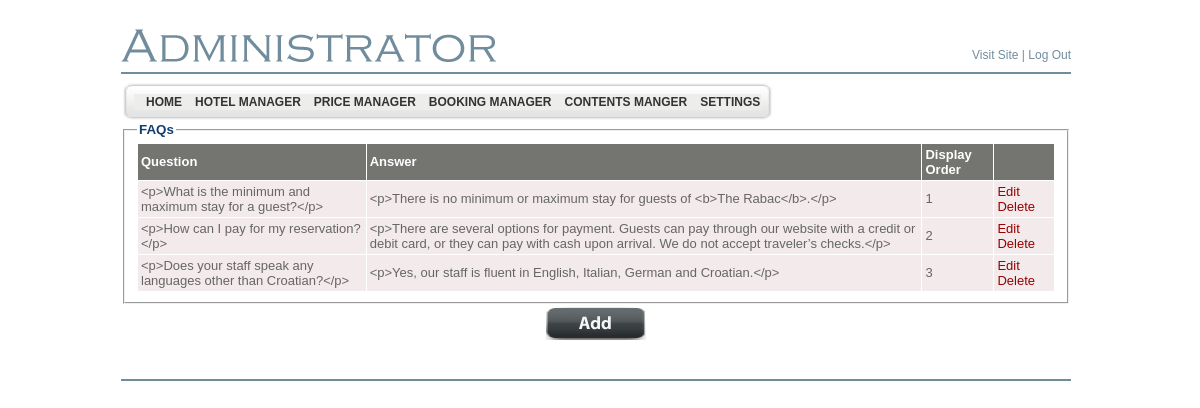
/LiculApartments/admin/faqs_list.php (signed in), run on the app's committed database.
### tables this page shows
CREATE TABLE `bsi_adminmenu` (
  `id` int(4) NOT NULL AUTO_INCREMENT,
  `name` varchar(200) NOT NULL DEFAULT '',
  `url` varchar(200) DEFAULT NULL,
  `menu_desc` varchar(200) NOT NULL DEFAULT '',
  `parent_id` int(4) DEFAULT '0',
  `status` enum('Y','N') DEFAULT 'Y',
  `ord` int(5) NOT NULL DEFAULT '0',
  `privileges` int(11) NOT NULL,
  PRIMARY KEY (`id`),
  UNIQUE KEY `kid` (`name`,`parent_id`)
);

CREATE TABLE `bsi_language` (
  `id` int(11) NOT NULL AUTO_INCREMENT,
  `language_name` varchar(255) NOT NULL,
  `language_code` varchar(4) NOT NULL,
  `language_file_name` varchar(255) NOT NULL,
  `is_active` tinyint(1) NOT NULL,
  `is_default` tinyint(1) NOT NULL,
  `display_order` int(11) NOT NULL,
  PRIMARY KEY (`id`),
  UNIQUE KEY `UNQ_lang_cd` (`language_code`)
);

CREATE TABLE `bsi_faqs` (
  `id` int(11) NOT NULL AUTO_INCREMENT,
  `question_en` mediumtext,
  `question_hr` mediumtext,
  `question_de` mediumtext,
  `question_it` mediumtext,
  `answer_en` mediumtext,
  `answer_hr` mediumtext,
  `answer_de` mediumtext,
  `answer_it` mediumtext,
  `display_order` tinyint(4) NOT NULL,
  PRIMARY KEY (`id`)
);

### LiculApartments/includes/Faq.class.php (called while the page is built, shortened)
<?php
class Faq
{
	private static $questionPrefix = "question_";
	private static $answerPrefix = "answer_";
	public static function fetchFromParameters($params)
	{
		$faq = new Faq();
		if (isset($params['id']) && is_numeric($params['id']))
		{
			$faq->id = intval($params['id']);
		}
		$faq->question = LocalizedText::fetchFromParameters($params, Faq::$questionPrefix);
		$faq->answer = LocalizedText::fetchFromParameters($params, Faq::$answerPrefix);
		if (isset($params['display_order']) && is_numeric($params['display_order']))
		{
			$faq->displayOrder = intval($params['display_order']);
		}
		return $faq;
	}
	public static function fetchAllFromDb()
	{
		$faqs = array();
		$sql = "SELECT * FROM bsi_faqs ORDER BY display_order";
		$query = mysql_query($sql);
		while ($row = mysql_fetch_assoc($query))
		{
			$faq = Faq::fetchFromParameters($row);
			$faqs[] = $faq;
		}
		return $faqs;
	}
}
?>

### LiculApartments/includes/LocalizedText.class.php (called while the page is built, shortened)
<?php
class LocalizedText
{
	private $_textArray = array();
	public function getText($languageCode)
	{
		$languageCode = trim(strtolower($languageCode));
		if (isset($this->_textArray[$languageCode]))
		{
			return $this->_textArray[$languageCode];
		}
		return null;
	}
    public static function fetchFromParameters($params, $fieldPrefix)
    {
    	$localizedText = new LocalizedText($fieldPrefix);
    	foreach ($params as $key => $value)
        {
            if (preg_match('/' . $fieldPrefix . '[A-Za-z]{2}/', $key))
            {
                $languageCode = substr($key, -2);
                $localizedText->_textArray[$languageCode] = trim($value);
            }
        }
        return $localizedText;
    }
}

### LiculApartments/includes/Language.class.php (called while the page is built, shortened)
<?php
class Language
{
	public static function fetchFromParameters($params)
	{
		$language = new Language();
		if (isset($params['id']) && is_numeric($params['id']))
		{
			$language->id = intval($params['id']);
		}
		if (isset($params['language_name']))
		{
			$language->languageName = $params['language_name'];
		}
		if (isset($params['language_code']))
		{
			$language->languageCode = $params['language_code'];
		}
		if (isset($params['language_file_name']))
		{
			$language->fileName = $params['language_file_name'];
		}
		if (isset($params['is_active']))
		{
			$language->isActive = intval($params['is_active']) == 1;
		}
		if (isset($params['is_default']))
		{
			$language->isDefault = intval($params['is_default']) == 1;
		}
		if (isset($params['display_order']))
		{
			$language->displayOrder = intval($params['display_order']);
		}
		return $language;
	}
	public static function fetchDefaultLangauge()
	{
		$language = null;
		$sql = "SELECT * FROM bsi_language WHERE is_default = 1";
		$query = mysql_query($sql);
		if ($row = mysql_fetch_assoc($query))
		{
			$language = Language::fetchFromParameters($row);
		}
		return $language;
	}
}

### LiculApartments/admin/faqs_list.php (the view, shortened to what this page needs)
<?php
$faqs = Faq::fetchAllFromDb();
$defaultLanguage = Language::fetchDefaultLangauge();
include ("header.php");
?>
	</td>
  </tr>
  <tr>
    <td valign="top" >
		<fieldset>
		    <legend class="TitleBlue11pt">FAQs</legend>
		    <table width="100%" cellspacing="1" border="0" cellpadding="3">
				<tr bgcolor="#747471">
					<td scope="col" align="left"><b><font color="white"
						face="Verdana, Arial, Helvetica, sans-serif" size="2">Question</font></b>
					</td>
					<td scope="col" align="left"><b><font color="white"
						face="Verdana, Arial, Helvetica, sans-serif" size="2">Answer</font></b>
					</td>
					<td scope="col" align="left"><b><font color="white"
						face="Verdana, Arial, Helvetica, sans-serif" size="2">Display Order</font></b>
					</td>
					<td scope="col" class="bodytext_h">&nbsp;</td>
				</tr>
			<?php
					foreach ($faqs as $faq)
					{
						echo '<tr class="odd" bgcolor="#f2eaeb">' . "\n";
						echo '	<td align="left"><font color="#666666" face="Verdana, Arial, Helvetica, sans-serif" size="2">' . htmlentities($faq->question->getText($defaultLanguage->languageCode)) . '</font></td>' . "\n";
						echo '	<td align="left"><font color="#666666" face="Verdana, Arial, Helvetica, sans-serif" size="2">' . htmlentities($faq->answer->getText($defaultLanguage->languageCode)) . '</font></td>' . "\n";
						echo '	<td align="left"><font color="#666666" face="Verdana, Arial, Helvetica, sans-serif" size="2">' . $faq->displayOrder . '</font></td>' . "\n";
						echo '	<td align="left"><font color="#666666" face="Verdana, Arial, Helvetica, sans-serif" size="2">';
						echo '		<a href="faqs_add_edit.php?id=' . $faq->id . '" style="text-decoration:none"><font color="#990000"  face="Verdana, Arial, Helvetica, sans-serif" size="2" >Edit</font></a>&nbsp;&nbsp;';
						echo '		<a href="faqs_delete.php?id=' . $faq->id . '" style="text-decoration:none" onclick = "if (! confirm(\'Are you sure?\')) { return false; }"><font color="#990000"  face="Verdana, Arial, Helvetica, sans-serif" size="2" >Delete</font></a>';
						echo '	</td>' . "\n";
						echo "</tr>\n";	;
					}
			?>
			</table>
	    </fieldset>
	    <table width="100%">
			<tr  bgcolor="#ffffff" class="TitleBlue11pt">
	            <td height="20" align="center">
	                <input type="image" value="1" src="images/button_add.png"  name='SBMT_REG'  onclick="javascript:window.location.href='faqs_add_edit.php'">
	            </td>
	        </tr>
		</table>
    </td>
  </tr>
  <?php include("footer.php"); ?>
</table>
</body>
</html>

### LiculApartments/admin/header.php (shortened to what this page needs)
<!DOCTYPE html PUBLIC "-//W3C//DTD XHTML 1.0 Transitional//EN" "http://www.w3.org/TR/xhtml1/DTD/xhtml1-transitional.dtd">
<html xmlns="http://www.w3.org/1999/xhtml">
<head>
	<link href="style.css" rel="stylesheet" type="text/css" />
	<link href="style1.css" rel="stylesheet" type="text/css">
</head>
<body>
<table align="center" width="950" border="0" cellspacing="0"
	cellpadding="0">
	<tr>
		<td width="366">&nbsp;</td>
		<td width="584">&nbsp;</td>
	</tr>
	<tr>
		<td align="left" valign="bottom"><img src="images/adminis.gif" alt="" /></td>
		<td align="right" valign="bottom" class="bodyMenutext8pt"><a
			href="../index.php" target="_blank" class="bodyMenutext8pt">Visit
		Site</a> | <a href="logout.php" class="bodyMenutext8pt">Log Out</a></td>
	</tr>
	<tr>
		<td height="10"></td>
		<td></td>
	</tr>
	<tr>
		<td colspan="2" height="2" bgcolor="#718d9d"></td>
	</tr>
</table>
<table align="center" width="950" border="0" cellspacing="0" cellpadding="0">
	<tr>
		<td height="8"></td>
	</tr>
	<tr>
		<td align="left">
		<table border="0" style="background-image: url(images/menu_tile.gif);"
			cellspacing="0" cellpadding="0">
			<tr>
				<td><img src="images/menubar_left.gif" alt="" width="13" height="40" /></td>
				<td align="left" class="bodytext8pt">
				<div class="sample1">
				<div class="horz_menu">
<?php
$sql_parent = mysql_query("select * from bsi_adminmenu where parent_id=0 and status='Y' order by ord");
while ($row_parent = mysql_fetch_array($sql_parent))
{
	echo "<a id=\"" . $row_parent[0] . "\"      href=\"" . $row_parent[2] . "\">&nbsp;&nbsp;&nbsp;" . $row_parent[1] . "</a>";
}
?>
<br clear="both" />
				</div>
</div>
				</td>
				<td><img src="images/menubar_right.gif" alt="" width="13"
					height="40" /></td>
			</tr>
		</table>

### LiculApartments/admin/style.css (style rules this page uses)
.bodytext8pt { color: #000000; font-family: 'Tahoma', 'Arial', 'Verdana'; font-size: 8pt; font-weight: normal; margin: 0; line-height: 120% }
.TitleBlue11pt { color: #113E6D; font-family: 'Trebuchet MS', 'Tahoma', 'Arial', 'Verdana'; font-size: 10pt; font-weight: bold; margin: 0; }
.bodyMenutext8pt { color: #718d9d; font-family: 'Verdana', 'Tahoma', 'Arial'; font-size: 12px; font-weight: normal; margin: 0; }
a.bodyMenutext8pt { color: #718d9d; font-weight: normal; text-decoration: none }
input { FONT-Size:9pt; color:#333333; font-family: 'Tahoma', 'Arial', 'MS Sans Serif', 'Verdana'; font-weight: normal; }
body { margin-top: 00; margin-bottom: 0; margin-left: 0; background-color: #FFFFFF; background-repeat: repeat-x; background-position; 0 0 }
a:link { text-decoration:none; font-color: #990000; font-family: Verdana, Arial, Helvetica, sans-serif; font-size: 2; }

### LiculApartments/admin/style1.css (style rules this page uses)
div.horz_menu a { display: block; float: left; }
div.sample1 div.horz_menu a, div.sample1 div.vert_menu a { padding: 1px 0px 1px 0px; background:#ededec; width:inherit; padding:2px; text-decoration: none; font-family:Arial, Helvetica, sans-serif; font-weight: 900; font-size: 12px; color: #333333; }
div.sample1 div.horz_menu a { margin-right: -1px; width:auto; }
a:link { text-decoration:none; font-color: #990000; font-family: Verdana, Arial, Helvetica, sans-serif; font-size: 2; }

### data on the page
bsi_adminmenu: name "HOME"
bsi_adminmenu: name "HOTEL MANAGER"
bsi_adminmenu: name "PRICE MANAGER"
bsi_adminmenu: name "BOOKING MANAGER"
bsi_adminmenu: name "CONTENTS MANGER"
bsi_adminmenu: name "SETTINGS"
bsi_faqs: display_order "1"
bsi_language: language_code "<p>What is the minimum and maximum stay for a guest?</p>", language_code "<p>There is no minimum or maximum stay for guests of <b>The Rabac</b>.</p>", language_code "<p>How can I pay for my reservation?</p>", language_code "<p>There are several options for payment. Guests can pay through our website with a credit or debit card, or they can pay with cash upon arrival. We do not accept traveler’s checks.</p>", language_code "<p>Does your staff speak any languages other than Croatian?</p>", language_code "<p>Yes, our staff is fluent in English, Italian, German and Croatian.</p>"
bsi_faqs: display_order "2"
bsi_faqs: display_order "3"
